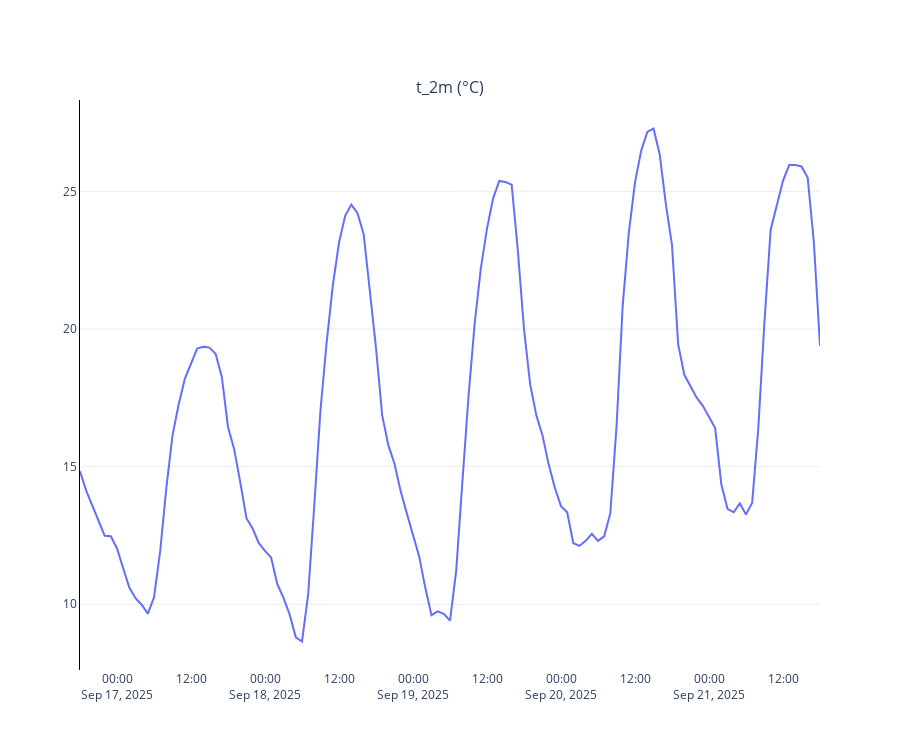

The notebook cell saved with this chart:
### Markdown cell above
## Plot the results

> **Tip:** Hover over the chart to see the exact timestamp and value (°C).  
> If you’re viewing a static image (e.g., PNG export), tooltips aren’t available.

### Code cell
from earthkit.plots.interactive import Chart


da = ds["t_2m"] - 273.15
da.name = "t_2m (°C)"

chart = Chart()
chart.line(da)

chart.show()
